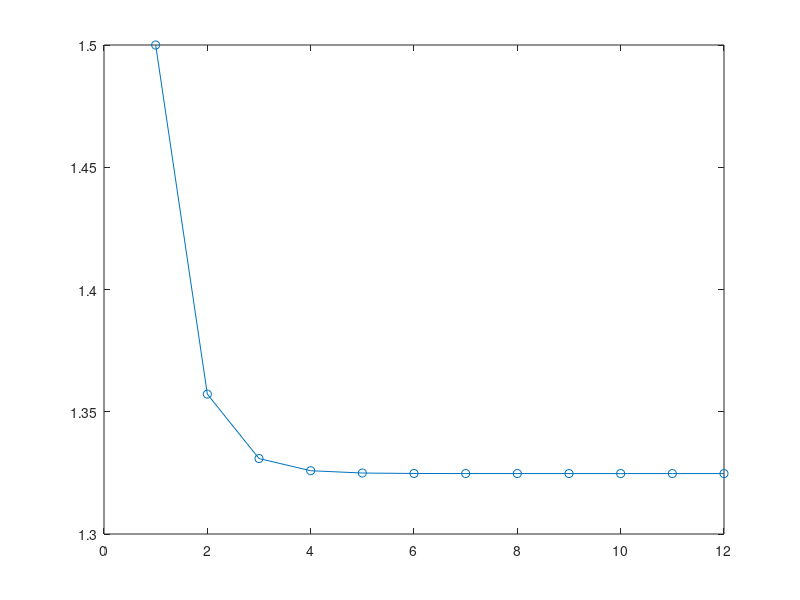

This figure's MATLAB source:
clear all

x0=1.5;
x(1)=x0;

for n=2:100
    x(n)=(x(n-1)+1)^(1/3);%迭代方程
    a=abs(x(n)-x(n-1));
    
    if a<=1.0e-8 %精度控制
        break;
    end
end
x
plot(x,'o-')
